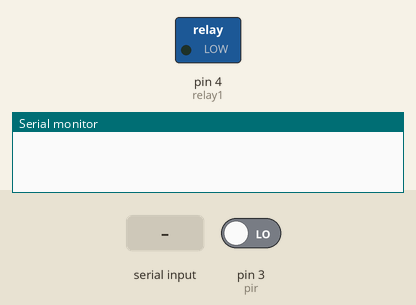
A sketch run on a simulated Arduino Nano, built with avr-gcc and run on an emulated ATmega328P. Shown: switched loads named in the sketch (green lamp = pin HIGH), the last lines printed to the serial monitor. The inputs (shaded band) are chosen by the test bench; at power-on: pin 3 (pir) LOW.

Above: at 1.2 s.
1.3 s: "1\n" received over Serial
At 2.5 s:
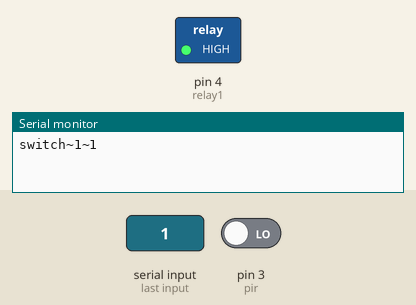
2.8 s: pin 3 (pir) driven HIGH
Timing chart, 0 to 5.8 s (numbered marks = the images above; inputs shaded):
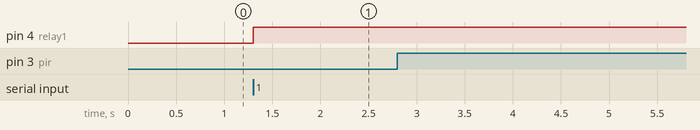

The sketch:

serial_single_relay-motion_node.ino
```cpp
/*
REMOTE ID (SINGLE NODE + MOTION SENSOR):
Relay ID: 1 (PARKING)
Motion ID: 2

Serial 433MHz Relay Remote V1.1
-----------------------
By Victor Winters 2017
------ HARDWARE ------

Unit Hardware:

- Adafruit Trinket Pro 5V 16MHz/Arduino NANO V3/Arduino Pro MINI
- HS-12 433 Wireless TX/RX
- Led
- Power supply 9/12V
- PIR sensor

*/

int motionstate = 0;

int pir = 3;
int relay1 = 4;

String str;

void setup() {
    Serial.begin(9600);

    pinMode(pir, INPUT);

    pinMode(relay1, OUTPUT);
    digitalWrite(relay1, LOW);

    pinMode(relay1, OUTPUT);
    digitalWrite(relay1, LOW);
}


void loop() {

    if(Serial.available() > 0) {
        str = Serial.readStringUntil('\n');

// RELAY 1
         if (str == "1") {
                    if (digitalRead(relay1) == HIGH){
                        digitalWrite(relay1, LOW);
                        Serial.println("switch~1~0");

                    } else if (digitalRead(relay1) == LOW) {
                        digitalWrite(relay1, HIGH);
                        Serial.println("switch~1~1");

                    }


// STATUS
// FORMAT TO NODEJS: devicetype~serialid~serialactive

        } else if (str == "status") {
                    if (digitalRead(relay1) == HIGH){
                        Serial.println("switch~1~1");
                    } else if (digitalRead(relay1) == LOW) {
                        Serial.println("switch~1~0");
                    }

        } else {
             // Serial.println("Unknown Command");
        }

        delay(10);
    }


// PIR READ

   if (digitalRead(pir) == HIGH){
        if (motionstate == 0){
          Serial.println("motion~2~1");
          motionstate = 1;
        }
      } else if (digitalRead(pir) == LOW) {
        if (motionstate == 1){
          Serial.println("motion~2~0");
          motionstate = 0;
        }
      }


// END VOID LOOP
}
```

Measured:
- after the input at 1.3 s, pin 4 (relay1): LOW → HIGH at once
